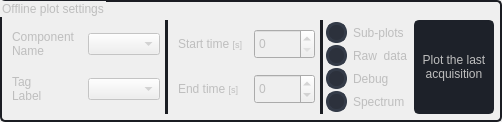
          <widget class="QGroupBox" name="groupBox_offline_plot">
           <property name="enabled">
            <bool>false</bool>
           </property>
           <property name="sizePolicy">
            <sizepolicy hsizetype="Expanding" vsizetype="Preferred">
             <horstretch>0</horstretch>
             <verstretch>0</verstretch>
            </sizepolicy>
           </property>
           <property name="minimumSize">
            <size>
             <width>480</width>
             <height>0</height>
            </size>
           </property>
           <property name="styleSheet">
            <string notr="true">QGroupBox {
	border-radius: 5px;
	border: 2px solid rgb(27, 29, 35);
}

QFrame {
	border-radius: 5px;
	border: 2px solid rgb(27, 29, 35);
}

QRadioButton::indicator {
    border: 3px solid rgb(52, 59, 72);
	width: 15px;
	height: 15px;
	border-radius: 10px;
    background: rgb(44, 49, 60);
}
QRadioButton::indicator:hover {
    border: 3px solid rgb(58, 66, 81);
}
QRadioButton::indicator:checked {
    background: 3px solid rgb(94, 106, 130);
	border: 3px solid rgb(52, 59, 72);	
}

QLineEdit {
	height: 25px;
	background-color: rgb(27, 29, 35);
	border-radius: 5px;
	border: 2px solid rgb(27, 29, 35);
	padding-left: 10px;
}
QLineEdit:hover {
	border: 2px solid rgb(64, 71, 88);
}
QLineEdit:focus {
	border: 2px solid rgb(91, 101, 124);
}
QLineEdit[text=&quot;&quot;]{
	color:rgb(90,90,90);
}

QLineEdit:disabled {
	color: rgb(60,60,60);
	background-color: rgb(60, 60, 60);
	border: 2px solid rgb(32, 32, 32);
}</string>
           </property>
           <property name="title">
            <string>Offline plot settings</string>
           </property>
           <layout class="QHBoxLayout" name="horizontalLayout_5">
            <property name="spacing">
             <number>1</number>
            </property>
            <property name="leftMargin">
             <number>1</number>
            </property>
            <property name="topMargin">
             <number>18</number>
            </property>
            <property name="rightMargin">
             <number>6</number>
            </property>
            <property name="bottomMargin">
             <number>6</number>
            </property>
            <item>
             <widget class="QFrame" name="frame_offline_1">
              <property name="sizePolicy">
               <sizepolicy hsizetype="Expanding" vsizetype="Preferred">
                <horstretch>0</horstretch>
                <verstretch>0</verstretch>
               </sizepolicy>
              </property>
              <property name="styleSheet">
               <string notr="true">border-color:transparent</string>
              </property>
              <property name="frameShape">
               <enum>QFrame::Shape::StyledPanel</enum>
              </property>
              <property name="frameShadow">
               <enum>QFrame::Shadow::Raised</enum>
              </property>
              <layout class="QVBoxLayout" name="verticalLayout_4">
               <property name="spacing">
                <number>0</number>
               </property>
               <property name="leftMargin">
                <number>0</number>
               </property>
               <property name="topMargin">
                <number>0</number>
               </property>
               <property name="rightMargin">
                <number>0</number>
               </property>
               <property name="bottomMargin">
                <number>0</number>
               </property>
               <item>
                <widget class="QFrame" name="frame_2">
                 <property name="minimumSize">
                  <size>
                   <width>0</width>
                   <height>0</height>
                  </size>
                 </property>
                 <property name="frameShape">
                  <enum>QFrame::Shape::StyledPanel</enum>
                 </property>
                 <property name="frameShadow">
                  <enum>QFrame::Shadow::Raised</enum>
                 </property>
                 <layout class="QHBoxLayout" name="horizontalLayout_2">
                  <property name="spacing">
                   <number>6</number>
                  </property>
                  <property name="leftMargin">
                   <number>0</number>
                  </property>
                  <property name="topMargin">
                   <number>0</number>
                  </property>
                  <property name="rightMargin">
                   <number>0</number>
                  </property>
                  <property name="bottomMargin">
                   <number>0</number>
                  </property>
                  <item>
                   <widget class="QLabel" name="label_time_window_2">
                    <property name="sizePolicy">
                     <sizepolicy hsizetype="Preferred" vsizetype="Preferred">
                      <horstretch>0</horstretch>
                      <verstretch>0</verstretch>
                     </sizepolicy>
                    </property>
                    <property name="minimumSize">
                     <size>
                      <width>75</width>
                      <height>0</height>
                     </size>
                    </property>
                    <property name="styleSheet">
                     <string notr="true">border-color:transparent</string>
                    </property>
                    <property name="text">
                     <string>&lt;!DOCTYPE HTML PUBLIC &quot;-//W3C//DTD HTML 4.0//EN&quot; &quot;http://www.w3.org/TR/REC-html40/strict.dtd&quot;&gt;
&lt;html&gt;&lt;head&gt;&lt;meta name=&quot;qrichtext&quot; content=&quot;1&quot; /&gt;&lt;meta charset=&quot;utf-8&quot; /&gt;&lt;style type=&quot;text/css&quot;&gt;
p, li { white-space: pre-wrap; }
hr { height: 1px; border-width: 0; }
li.unchecked::marker { content: &quot;\2610&quot;; }
li.checked::marker { content: &quot;\2612&quot;; }
&lt;/style&gt;&lt;/head&gt;&lt;body style=&quot; font-family:'Segoe UI'; font-size:9pt; font-weight:400; font-style:normal;&quot;&gt;
&lt;p style=&quot; margin-top:0px; margin-bottom:0px; margin-left:0px; margin-right:0px; -qt-block-indent:0; text-indent:0px;&quot;&gt;Component&lt;br /&gt;Name&lt;/p&gt;&lt;/body&gt;&lt;/html&gt;</string>
                    </property>
                    <property name="textFormat">
                     <enum>Qt::TextFormat::MarkdownText</enum>
                    </property>
                   </widget>
                  </item>
                  <item>
                   <widget class="QComboBox" name="sensor_names_combo">
                    <property name="sizePolicy">
                     <sizepolicy hsizetype="Expanding" vsizetype="Fixed">
                      <horstretch>0</horstretch>
                      <verstretch>0</verstretch>
                     </sizepolicy>
                    </property>
                    <property name="sizeAdjustPolicy">
                     <enum>QComboBox::SizeAdjustPolicy::AdjustToContents</enum>
                    </property>
                   </widget>
                  </item>
                 </layout>
                </widget>
               </item>
               <item>
                <widget class="QFrame" name="frame_3">
                 <property name="frameShape">
                  <enum>QFrame::Shape::StyledPanel</enum>
                 </property>
                 <property name="frameShadow">
                  <enum>QFrame::Shadow::Raised</enum>
                 </property>
                 <layout class="QHBoxLayout" name="horizontalLayout_7">
                  <property name="leftMargin">
                   <number>0</number>
                  </property>
                  <property name="topMargin">
                   <number>0</number>
                  </property>
                  <property name="rightMargin">
                   <number>0</number>
                  </property>
                  <property name="bottomMargin">
                   <number>0</number>
                  </property>
                  <item>
                   <widget class="QLabel" name="label_time_window_3">
                    <property name="sizePolicy">
                     <sizepolicy hsizetype="Preferred" vsizetype="Preferred">
                      <horstretch>0</horstretch>
                      <verstretch>0</verstretch>
                     </sizepolicy>
                    </property>
                    <property name="minimumSize">
                     <size>
                      <width>75</width>
                      <height>0</height>
                     </size>
                    </property>
                    <property name="styleSheet">
                     <string notr="true">border-color:transparent</string>
                    </property>
                    <property name="text">
                     <string>&lt;!DOCTYPE HTML PUBLIC &quot;-//W3C//DTD HTML 4.0//EN&quot; &quot;http://www.w3.org/TR/REC-html40/strict.dtd&quot;&gt;
&lt;html&gt;&lt;head&gt;&lt;meta name=&quot;qrichtext&quot; content=&quot;1&quot; /&gt;&lt;meta charset=&quot;utf-8&quot; /&gt;&lt;style type=&quot;text/css&quot;&gt;
p, li { white-space: pre-wrap; }
hr { height: 1px; border-width: 0; }
li.unchecked::marker { content: &quot;\2610&quot;; }
li.checked::marker { content: &quot;\2612&quot;; }
&lt;/style&gt;&lt;/head&gt;&lt;body style=&quot; font-family:'Segoe UI'; font-size:9pt; font-weight:400; font-style:normal;&quot;&gt;
&lt;p style=&quot; margin-top:0px; margin-bottom:0px; margin-left:0px; margin-right:0px; -qt-block-indent:0; text-indent:0px;&quot;&gt;Tag&lt;br /&gt;Label&lt;/p&gt;&lt;/body&gt;&lt;/html&gt;</string>
                    </property>
                    <property name="textFormat">
                     <enum>Qt::TextFormat::MarkdownText</enum>
                    </property>
                   </widget>
                  </item>
                  <item>
                   <widget class="QComboBox" name="tags_label_combo">
                    <property name="sizePolicy">
                     <sizepolicy hsizetype="Expanding" vsizetype="Fixed">
                      <horstretch>0</horstretch>
                      <verstretch>0</verstretch>
                     </sizepolicy>
                    </property>
                    <property name="currentText">
                     <string/>
                    </property>
                    <property name="sizeAdjustPolicy">
                     <enum>QComboBox::SizeAdjustPolicy::AdjustToContents</enum>
                    </property>
                   </widget>
                  </item>
                 </layout>
                </widget>
               </item>
              </layout>
             </widget>
            </item>
            <item>
             <widget class="Line" name="line">
              <property name="styleSheet">
               <string notr="true">Line {
	border-radius: 5px;
	border: 2px solid rgb(27, 29, 35);
}</string>
              </property>
              <property name="orientation">
               <enum>Qt::Orientation::Vertical</enum>
              </property>
             </widget>
            </item>
            <item>
             <widget class="QFrame" name="frame_offline_2">
              <property name="sizePolicy">
               <sizepolicy hsizetype="Expanding" vsizetype="Preferred">
                <horstretch>0</horstretch>
                <verstretch>0</verstretch>
               </sizepolicy>
              </property>
              <property name="styleSheet">
               <string notr="true">border-color:transparent;</string>
              </property>
              <property name="frameShape">
               <enum>QFrame::Shape::StyledPanel</enum>
              </property>
              <property name="frameShadow">
               <enum>QFrame::Shadow::Raised</enum>
              </property>
              <layout class="QVBoxLayout" name="verticalLayout_5">
               <property name="spacing">
                <number>0</number>
               </property>
               <property name="leftMargin">
                <number>0</number>
               </property>
               <property name="topMargin">
                <number>0</number>
               </property>
               <property name="rightMargin">
                <number>0</number>
               </property>
               <property name="bottomMargin">
                <number>0</number>
               </property>
               <item>
                <widget class="QFrame" name="frame_offline_21">
                 <property name="sizePolicy">
                  <sizepolicy hsizetype="Expanding" vsizetype="Preferred">
                   <horstretch>0</horstretch>
                   <verstretch>0</verstretch>
                  </sizepolicy>
                 </property>
                 <property name="frameShape">
                  <enum>QFrame::Shape::StyledPanel</enum>
                 </property>
                 <property name="frameShadow">
                  <enum>QFrame::Shadow::Raised</enum>
                 </property>
                 <layout class="QHBoxLayout" name="horizontalLayout_3">
                  <property name="leftMargin">
                   <number>0</number>
                  </property>
                  <property name="topMargin">
                   <number>0</number>
                  </property>
                  <property name="rightMargin">
                   <number>0</number>
                  </property>
                  <property name="bottomMargin">
                   <number>0</number>
                  </property>
                  <item>
                   <widget class="QLabel" name="st_label">
                    <property name="sizePolicy">
                     <sizepolicy hsizetype="Preferred" vsizetype="Minimum">
                      <horstretch>0</horstretch>
                      <verstretch>0</verstretch>
                     </sizepolicy>
                    </property>
                    <property name="minimumSize">
                     <size>
                      <width>75</width>
                      <height>30</height>
                     </size>
                    </property>
                    <property name="maximumSize">
                     <size>
                      <width>16777215</width>
                      <height>16777215</height>
                     </size>
                    </property>
                    <property name="text">
                     <string>&lt;html&gt;&lt;head/&gt;&lt;body&gt;&lt;p&gt;Start time &lt;span style=&quot; font-size:7pt;&quot;&gt;[s]&lt;/span&gt;&lt;/p&gt;&lt;/body&gt;&lt;/html&gt;</string>
                    </property>
                    <property name="textFormat">
                     <enum>Qt::TextFormat::MarkdownText</enum>
                    </property>
                   </widget>
                  </item>
                  <item>
                   <widget class="QSpinBox" name="st_spinbox">
                    <property name="enabled">
                     <bool>false</bool>
                    </property>
                    <property name="sizePolicy">
                     <sizepolicy hsizetype="Expanding" vsizetype="Fixed">
                      <horstretch>0</horstretch>
                      <verstretch>0</verstretch>
                     </sizepolicy>
                    </property>
                    <property name="minimumSize">
                     <size>
                      <width>0</width>
                      <height>30</height>
                     </size>
                    </property>
                    <property name="styleSheet">
                     <string notr="true"/>
                    </property>
                    <property name="maximum">
                     <number>10000</number>
                    </property>
                    <property name="stepType">
                     <enum>QAbstractSpinBox::StepType::AdaptiveDecimalStepType</enum>
                    </property>
                   </widget>
                  </item>
                 </layout>
                </widget>
               </item>
               <item>
                <widget class="QFrame" name="frame_offline_22">
                 <property name="sizePolicy">
                  <sizepolicy hsizetype="Expanding" vsizetype="Preferred">
                   <horstretch>0</horstretch>
                   <verstretch>0</verstretch>
                  </sizepolicy>
                 </property>
                 <property name="frameShape">
                  <enum>QFrame::Shape::StyledPanel</enum>
                 </property>
                 <property name="frameShadow">
                  <enum>QFrame::Shadow::Raised</enum>
                 </property>
                 <layout class="QHBoxLayout" name="horizontalLayout_6">
                  <property name="leftMargin">
                   <number>0</number>
                  </property>
                  <property name="topMargin">
                   <number>0</number>
                  </property>
                  <property name="rightMargin">
                   <number>0</number>
                  </property>
                  <property name="bottomMargin">
                   <number>0</number>
                  </property>
                  <item>
                   <widget class="QLabel" name="et_label">
                    <property name="sizePolicy">
                     <sizepolicy hsizetype="Preferred" vsizetype="Minimum">
                      <horstretch>0</horstretch>
                      <verstretch>0</verstretch>
                     </sizepolicy>
                    </property>
                    <property name="minimumSize">
                     <size>
                      <width>75</width>
                      <height>30</height>
                     </size>
                    </property>
                    <property name="text">
                     <string>&lt;html&gt;&lt;head/&gt;&lt;body&gt;&lt;p&gt;End time &lt;span style=&quot; font-size:7pt;&quot;&gt;[s]&lt;/span&gt;&lt;/p&gt;&lt;/body&gt;&lt;/html&gt;</string>
                    </property>
                    <property name="textFormat">
                     <enum>Qt::TextFormat::MarkdownText</enum>
                    </property>
                   </widget>
                  </item>
                  <item>
                   <widget class="QSpinBox" name="et_spinbox">
                    <property name="enabled">
                     <bool>false</bool>
                    </property>
                    <property name="sizePolicy">
                     <sizepolicy hsizetype="Expanding" vsizetype="Fixed">
                      <horstretch>0</horstretch>
                      <verstretch>0</verstretch>
                     </sizepolicy>
                    </property>
                    <property name="minimumSize">
                     <size>
                      <width>0</width>
                      <height>30</height>
                     </size>
                    </property>
                    <property name="styleSheet">
                     <string notr="true"/>
                    </property>
                    <property name="minimum">
                     <number>-1</number>
                    </property>
                    <property name="maximum">
                     <number>10000</number>
                    </property>
                    <property name="stepType">
                     <enum>QAbstractSpinBox::StepType::AdaptiveDecimalStepType</enum>
                    </property>
                    <property name="value">
                     <number>0</number>
                    </property>
                   </widget>
                  </item>
                 </layout>
                </widget>
               </item>
              </layout>
             </widget>
            </item>
            <item>
             <widget class="Line" name="line_2">
              <property name="orientation">
               <enum>Qt::Orientation::Vertical</enum>
              </property>
             </widget>
            </item>
            <item>
             <widget class="QFrame" name="frame_offline_3">
              <property name="sizePolicy">
               <sizepolicy hsizetype="Preferred" vsizetype="Preferred">
                <horstretch>0</horstretch>
                <verstretch>0</verstretch>
               </sizepolicy>
              </property>
              <property name="styleSheet">
               <string notr="true">border-color:transparent</string>
              </property>
              <property name="frameShape">
               <enum>QFrame::Shape::StyledPanel</enum>
              </property>
              <property name="frameShadow">
               <enum>QFrame::Shadow::Raised</enum>
              </property>
              <layout class="QVBoxLayout" name="verticalLayout_8">
               <property name="spacing">
                <number>2</number>
               </property>
               <property name="leftMargin">
                <number>0</number>
               </property>
               <property name="topMargin">
                <number>0</number>
               </property>
               <property name="rightMargin">
                <number>3</number>
               </property>
               <property name="bottomMargin">
                <number>0</number>
               </property>
               <item>
                <widget class="QRadioButton" name="sub_plots_radio">
                 <property name="sizePolicy">
                  <sizepolicy hsizetype="Preferred" vsizetype="Fixed">
                   <horstretch>0</horstretch>
                   <verstretch>0</verstretch>
                  </sizepolicy>
                 </property>
                 <property name="text">
                  <string>Sub-plots</string>
                 </property>
                 <property name="autoExclusive">
                  <bool>false</bool>
                 </property>
                </widget>
               </item>
               <item>
                <widget class="QRadioButton" name="raw_data_radio">
                 <property name="sizePolicy">
                  <sizepolicy hsizetype="Preferred" vsizetype="Fixed">
                   <horstretch>0</horstretch>
                   <verstretch>0</verstretch>
                  </sizepolicy>
                 </property>
                 <property name="text">
                  <string>Raw  data</string>
                 </property>
                 <property name="autoExclusive">
                  <bool>false</bool>
                 </property>
                </widget>
               </item>
               <item>
                <widget class="QRadioButton" name="debug_radio">
                 <property name="sizePolicy">
                  <sizepolicy hsizetype="Preferred" vsizetype="Fixed">
                   <horstretch>0</horstretch>
                   <verstretch>0</verstretch>
                  </sizepolicy>
                 </property>
                 <property name="text">
                  <string>Debug</string>
                 </property>
                 <property name="autoExclusive">
                  <bool>false</bool>
                 </property>
                </widget>
               </item>
               <item>
                <widget class="QRadioButton" name="spectrum_radio">
                 <property name="sizePolicy">
                  <sizepolicy hsizetype="Preferred" vsizetype="Fixed">
                   <horstretch>0</horstretch>
                   <verstretch>0</verstretch>
                  </sizepolicy>
                 </property>
                 <property name="text">
                  <string>Spectrum</string>
                 </property>
                 <property name="autoExclusive">
                  <bool>false</bool>
                 </property>
                </widget>
               </item>
              </layout>
             </widget>
            </item>
            <item>
             <widget class="QPushButton" name="offline_plot_button">
              <property name="enabled">
               <bool>false</bool>
              </property>
              <property name="sizePolicy">
               <sizepolicy hsizetype="Preferred" vsizetype="Preferred">
                <horstretch>0</horstretch>
                <verstretch>0</verstretch>
               </sizepolicy>
              </property>
              <property name="minimumSize">
               <size>
                <width>80</width>
                <height>55</height>
               </size>
              </property>
              <property name="styleSheet">
               <string notr="true">QPushButton {
	border: 2px solid rgb(51, 71, 51);
	border-radius: 5px;	
	background-color: rgb(51, 71, 51);
	font: 700 9pt &quot;Segoe UI&quot;;
}
QPushButton:hover {
	background-color: rgb(57, 81, 57);
	border: 2px solid rgb(61, 87, 61);
}
QPushButton:pressed {	
	background-color: rgb(34, 48, 34);
	border: 2px solid rgb(42, 60, 42);
}
QPushButton:disabled {
	background-color: rgb(29,33,41);
	border: 2px solid rgb(29,33,41);
}</string>
              </property>
              <property name="text">
               <string>Plot the last
acquisition</string>
              </property>
             </widget>
            </item>
           </layout>
          </widget>
